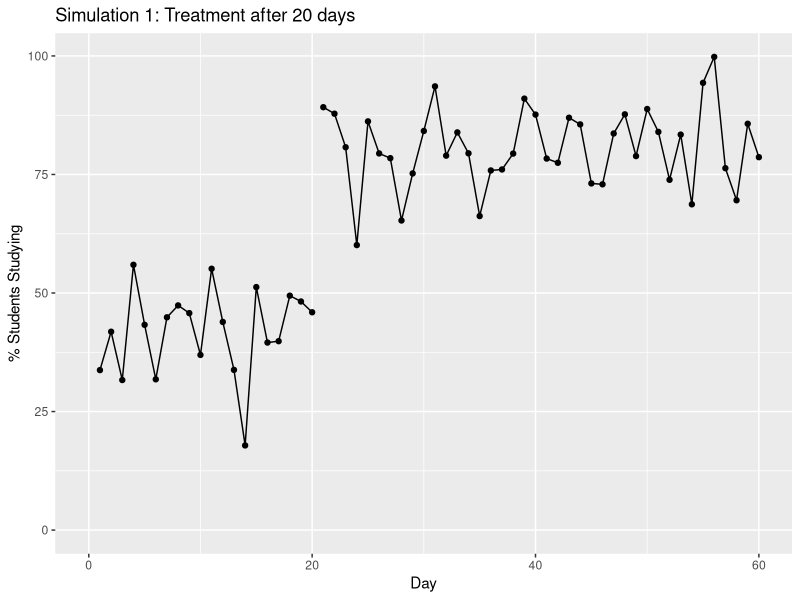
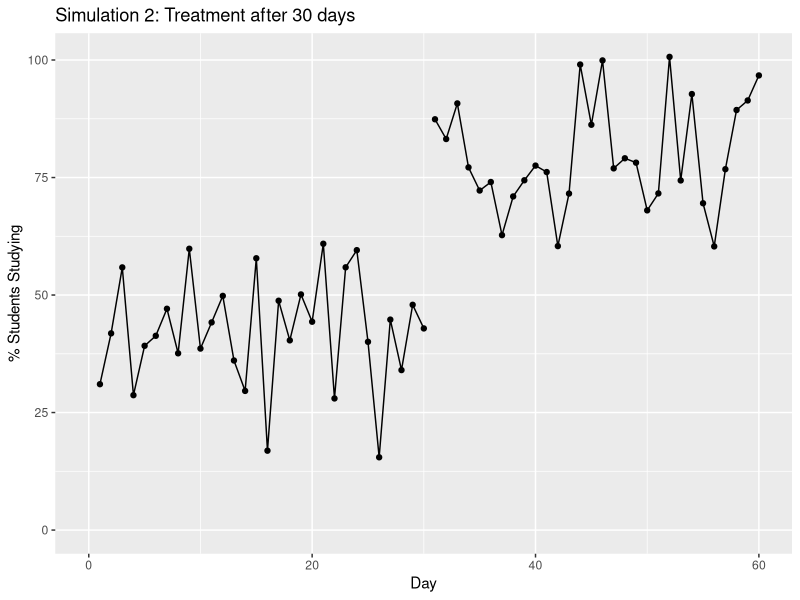
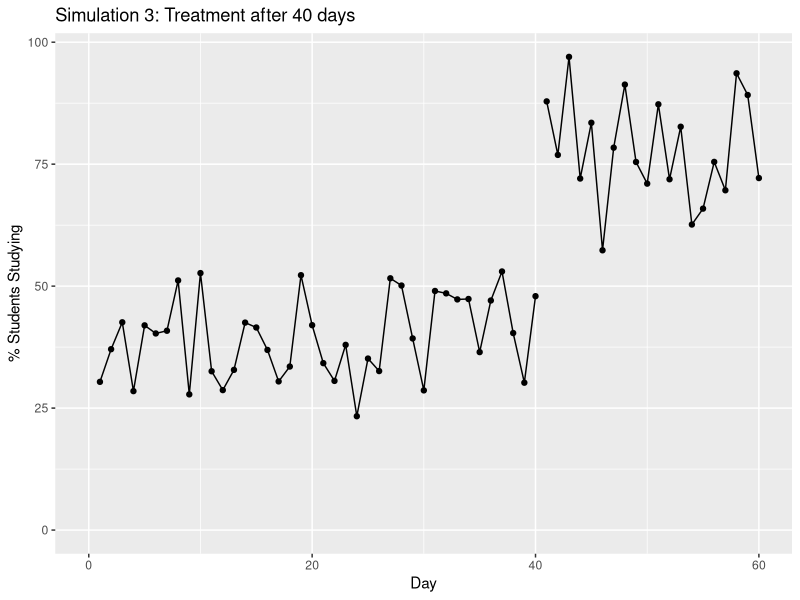
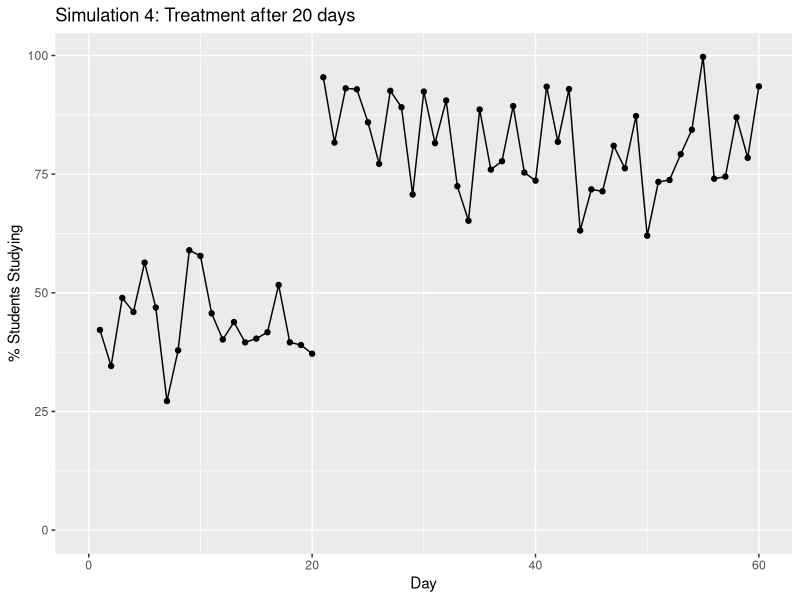
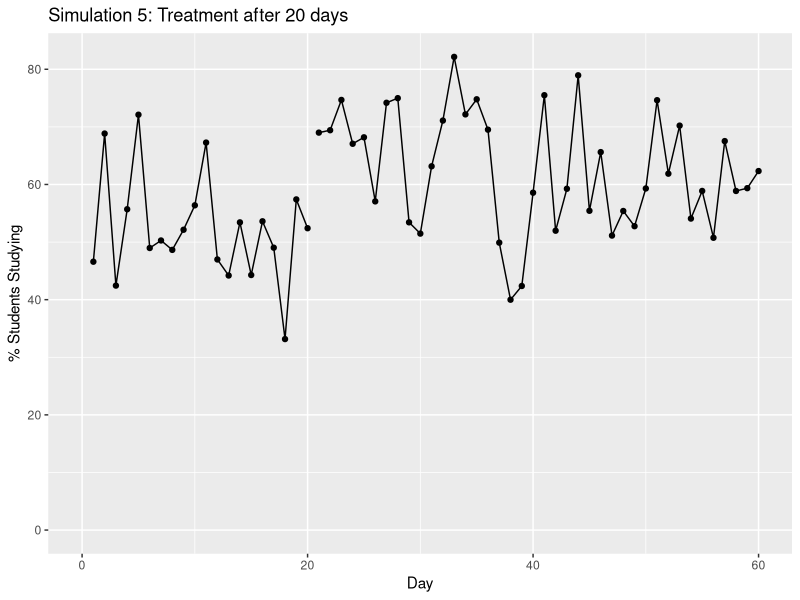

Reproduce these figures in R, in order.
## ---- chunk 1
# Import libraries
library(ggplot2)
## ---- chunk 2
# Generate random data
set.seed(1) # Set seed to make data reproducible
n_base = 20 # Number of days for baseline
n_treat = 40 # Number of days for treatment
base = rnorm(n_base, mean = 0.4, sd = 0.1) * 100
treat = rnorm(n_treat, mean = 0.8, sd = 0.1) * 100
data = c(base, treat)
time = seq(from = 1, to = length(data))
condition = c(rep("Baseline", n_base), rep("Treatment", n_treat))
df = data.frame(data, time, condition)

# Make plot
ggplot(data = df, aes(x = time, y = data, group = condition)) + 
  geom_line() + 
  geom_point() + 
  expand_limits(x = 0, y = 0) + 
  xlab("Day") + 
  ylab("% Students Studying") + 
  ggtitle("Simulation 1: Treatment after 20 days")
## ---- chunk 3
# Generate random data
set.seed(2) # Set seed to make data reproducible
n_base = 30 # Number of days for baseline
n_treat = 30 # Number of days for treatment
base = rnorm(n_base, mean = 0.4, sd = 0.1) * 100
treat = rnorm(n_treat, mean = 0.8, sd = 0.1) * 100
data = c(base, treat)
time = seq(from = 1, to = length(data))
condition = c(rep("Baseline", n_base), rep("Treatment", n_treat))
df = data.frame(data, time, condition)

# Make plot
ggplot(data = df, aes(x = time, y = data, group = condition)) + 
  geom_line() + 
  geom_point() + 
  expand_limits(x = 0, y = 0) + 
  xlab("Day") + 
  ylab("% Students Studying") + 
  ggtitle("Simulation 2: Treatment after 30 days")
## ---- chunk 4
# Generate random data
set.seed(3) # Set seed to make data reproducible
n_base = 40 # Number of days for baseline
n_treat = 20 # Number of days for treatment
base = rnorm(n_base, mean = 0.4, sd = 0.1) * 100
treat = rnorm(n_treat, mean = 0.8, sd = 0.1) * 100
data = c(base, treat)
time = seq(from = 1, to = length(data))
condition = c(rep("Baseline", n_base), rep("Treatment", n_treat))
df = data.frame(data, time, condition)

# Make plot
ggplot(data = df, aes(x = time, y = data, group = condition)) + 
  geom_line() + 
  geom_point() + 
  expand_limits(x = 0, y = 0) + 
  xlab("Day") + 
  ylab("% Students Studying") + 
  ggtitle("Simulation 3: Treatment after 40 days")
## ---- chunk 5
# Generate random data
set.seed(4) # Set seed to make data reproducible
n_base = 20 # Number of days for baseline
n_treat = 40 # Number of days for treatment
base = rnorm(n_base, mean = 0.4, sd = 0.1) * 100
treat = rnorm(n_treat, mean = 0.8, sd = 0.1) * 100
data = c(base, treat)
time = seq(from = 1, to = length(data))
condition = c(rep("Baseline", n_base), rep("Treatment", n_treat))
df = data.frame(data, time, condition)

# Make plot
ggplot(data = df, aes(x = time, y = data, group = condition)) + 
  geom_line() + 
  geom_point() + 
  expand_limits(x = 0, y = 0) + 
  xlab("Day") + 
  ylab("% Students Studying") + 
  ggtitle("Simulation 4: Treatment after 20 days")
## ---- chunk 6
t.test(base, treat, var.equal = TRUE)
## ---- chunk 7
# Generate random data
set.seed(5) # Set seed to make data reproducible
n_base = 20 # Number of days for baseline
n_treat = 40 # Number of days for treatment
base = rnorm(n_base, mean = 0.55, sd = 0.1) * 100
treat = rnorm(n_treat, mean = 0.6, sd = 0.1) * 100
data = c(base, treat)
time = seq(from = 1, to = length(data))
condition = c(rep("Baseline", n_base), rep("Treatment", n_treat))
df = data.frame(data, time, condition)

# Make plot
ggplot(data = df, aes(x = time, y = data, group = condition)) + 
  geom_line() + 
  geom_point() + 
  expand_limits(x = 0, y = 0) + 
  xlab("Day") + 
  ylab("% Students Studying") + 
  ggtitle("Simulation 5: Treatment after 20 days")
## ---- chunk 8
t.test(base, treat, var.equal = TRUE)
